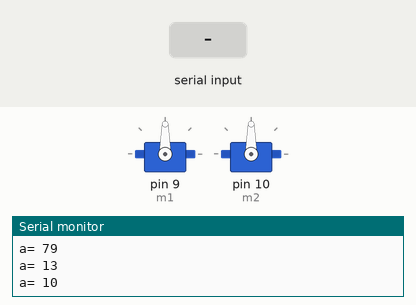
Bench run of a sketch on a simulated Arduino Uno, built with avr-gcc and run on an emulated ATmega328P. Shown: 2 × servo, the last lines printed to the serial monitor. Inputs (shaded band) come from the test bench. The modem accepts every AT command (registered, SIM ready, sends succeed) and sends nothing else.

Above: at 1.2 s.
1.3 s: "1" received over the second serial link
At 1.9 s:
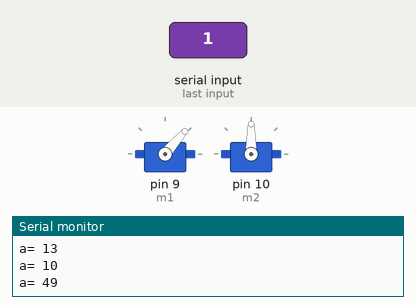
2.8 s: "0" received over the second serial link
At 4.2 s:
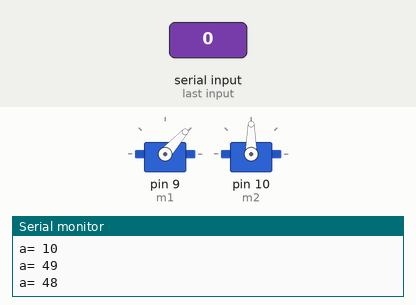
Timing chart, 0 to 5.8 s (numbered marks = the images above; inputs shaded):
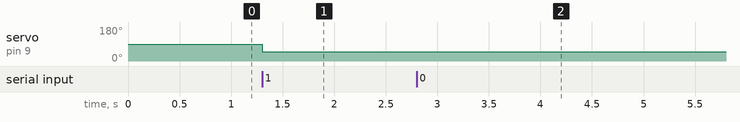

Measured:
- after the input at 1.3 s, servo on pin 9 (m1): 90° → 49° at once
- after the input at 2.8 s, servo on pin 9 (m1): 49° → 48° at once

The sketch:

car_servo.ino
```cpp
#include <SoftwareSerial.h>

#include "serv.h"


SoftwareSerial Blutus (res,trans);
int bt_input;
int input;


void setup() {
  Serial.begin(9600);
  Blutus.begin(9600);
  serv_setap ();
  Blutus.println ("AT+NAMECYBERTRONSERVO");
             }


void loop() {

if (Blutus.available()>0)
{
  bt_input = (int)Blutus.read();
int a=bt_input;
 //bt_input = (int)Blutus.read();
     Serial.print("a= ");
  Serial.println(a);
  if ((a>=30)&&(a<150))
  {
    bt_input = (int)Blutus.read();
    Move_1 (100,a);
  }
  else if ((a>=160)&&(a<250))
  {
    bt_input = (int)Blutus.read();
    Move_2 (100,a-120);
  }
      else if (a==252)
      {
    bt_input = (int)Blutus.read();
    Move_main (100,90,90);
      }


      }

}
```

serv.h
```cpp
#include <Servo.h>
Servo servo1;
Servo servo2;
#define m1 9
#define m2 10
#define set 90
#define res 5
#define trans 4
int move_status;
int servo1_set = set;
int servo2_set = set;
int tick;


void serv_setap ()
{
  servo1.attach (m1);
  servo2.attach (m2);
  servo1.write (set);
  servo2.write (set);

}
int Move_main (int ticker, int servo1_zad, int servo2_zad)
 {
  if (millis()-tick>=ticker)
  {
    if (servo1_set<servo1_zad)
    do{
    servo1_set++;
    }while (servo1_set<servo1_zad);
    if (servo1_set>servo1_zad)
    do {
    servo1_set--;
    }while (servo1_set>servo1_zad);
    if (servo2_set<servo2_zad)
    do{
    servo2_set++;
    }while (servo2_set<servo2_zad) ;
    if (servo2_set>servo2_zad)
    do{
    servo2_set--;
    } while (servo2_set>servo2_zad);
      servo1.write (servo1_set);
      servo2.write (servo2_set);
     tick=millis();
  }
 }

int Move_1 (int ticker, int servo1_zad)
 {
  if (millis()-tick>=ticker)
  {
    if (servo1_set<servo1_zad)
    do{
    servo1_set++;
    }while (servo1_set<servo1_zad);
    if (servo1_set>servo1_zad)
    do {
    servo1_set--;
    }while (servo1_set>servo1_zad);

      servo1.write (servo1_set);
      tick=millis();
  }
 }

int Move_2 (int ticker,  int servo2_zad)
 {
  if (millis()-tick>=ticker)
  {

    if (servo2_set<servo2_zad)
    do{
    servo2_set++;
    }while (servo2_set<servo2_zad) ;
    if (servo2_set>servo2_zad)
    do{
    servo2_set--;
    } while (servo2_set>servo2_zad);
     servo2.write (servo2_set);
     tick=millis();
  }
 }
```
